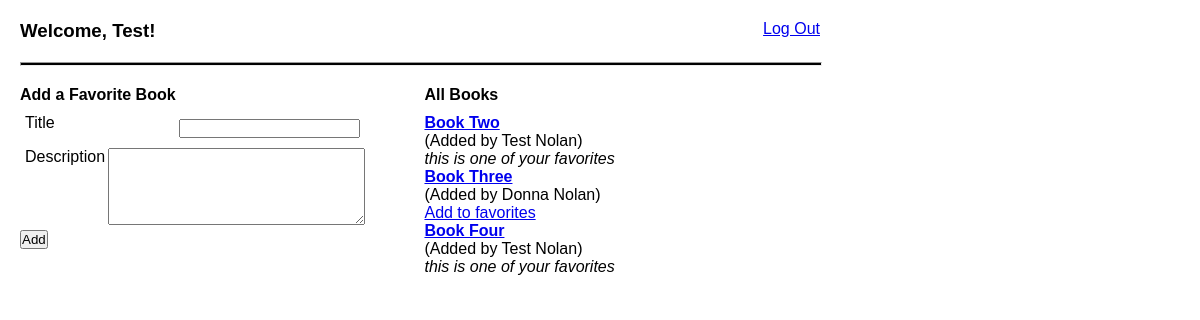
/books (signed in), run on the app's committed database.
### fav_books_app/models.py (models this page shows)
class User(models.Model):
    first_name = models.CharField(max_length=255)
    last_name = models.CharField(max_length=255)
    email = models.EmailField(max_length=255)
    password = models.CharField(max_length=255)
    created_at = models.DateTimeField(auto_now_add=True)
    updated_at = models.DateTimeField(auto_now=True)
    objects = UserManager()

class Book(models.Model):
    title = models.CharField(max_length=255)
    description = models.TextField(max_length=800)
    uploaded_by = models.ForeignKey(User, related_name = 'books_uploaded', on_delete = models.CASCADE)
    users_who_like = models.ManyToManyField(User, related_name = 'liked_books')
    created_at = models.DateTimeField(auto_now_add=True)
    updated_at = models.DateTimeField(auto_now=True)
    objects = BookManager()

### fav_books_app/views.py (the view)
# urls.py: path('books', views.success),
def success(request):
    if 'uuid' not in request.session:
        return redirect('/')
    context = {
        'userid' : User.objects.get(id=request.session['uuid']),
        'booklist': Book.objects.all(),
    }
    return render(request, 'books.html', context)

### fav_books_app/templates/books.html (shortened to what this page needs)
<!DOCTYPE html>
<html lang="en">
<head>
    <link rel="stylesheet" href="static/style.css">
</head>
<body>
    <div class="header">
        <h3>Welcome, {{userid.first_name}}!</h3>
        <a href="/logout">Log Out</a>
    </div>
    <hr>
    <div class="wrapper">
        <div class="add_book">
            <form action="/add_a_book" method=POST>
                <h4>Add a Favorite Book</h4>
                <p>Title <input type="text" name='title'></p>
                <p>Description  <textarea name="description" id = 'description' cols="30" rows="5"></textarea></p>
                <button type="submit">Add</button>
            </form>
        </div>
        <div class="list_books">
            <h4>All Books</h4>
            {% for books in booklist%}
                <p class = 'book_title'><a href="/books/{{books.id}}">{{books.title}}</a></p>
                <p>(Added by {{books.uploaded_by.first_name}} {{books.uploaded_by.last_name}})</p>
                    {% if userid not in books.users_who_like.all %}
                        <p><a href="/books/{{books.id}}/favorite">Add to favorites</a></p>
                    {%else%}
                        <p class = 'italic'>this is one of your favorites</p>
                    {% endif %}
            {% endfor %}
        </div>
    </div>
</body>
</html>

### fav_books_app/static/style.css (style rules this page uses)
* { margin: 0; padding: 0; font-family: Arial, Helvetica, sans-serif; }
.header { padding: 20px; display: flex; justify-content: space-between; width: 800px; }
hr { width: 800px; height: 2px; background-color: black; margin-left: 20px; }
.wrapper { width: 800px; padding: 20px; position: relative; }
.add_book, .book_details { display: inline-block; width: 350px; vertical-align: top; }
.add_book p, .add_book input { display: flex; justify-content: space-between; margin: 5px; }
h4 { margin-bottom: 10px; }
.list_books, .likes { display: inline-block; vertical-align: top; width: 350px; margin-left: 50px; }
.italic { font-style: italic; }
.book_title { font-size: 16px; font-weight: bold; }

### data on the page
User: first_name "Test"
Book: title "Book Two", uploaded_by.first_name "Test", uploaded_by.last_name "Nolan", shows "this is one of your favorites"
Book: title "Book Three", uploaded_by.first_name "Donna", uploaded_by.last_name "Nolan"
Book: title "Book Four", uploaded_by.first_name "Test", uploaded_by.last_name "Nolan", shows "this is one of your favorites"
